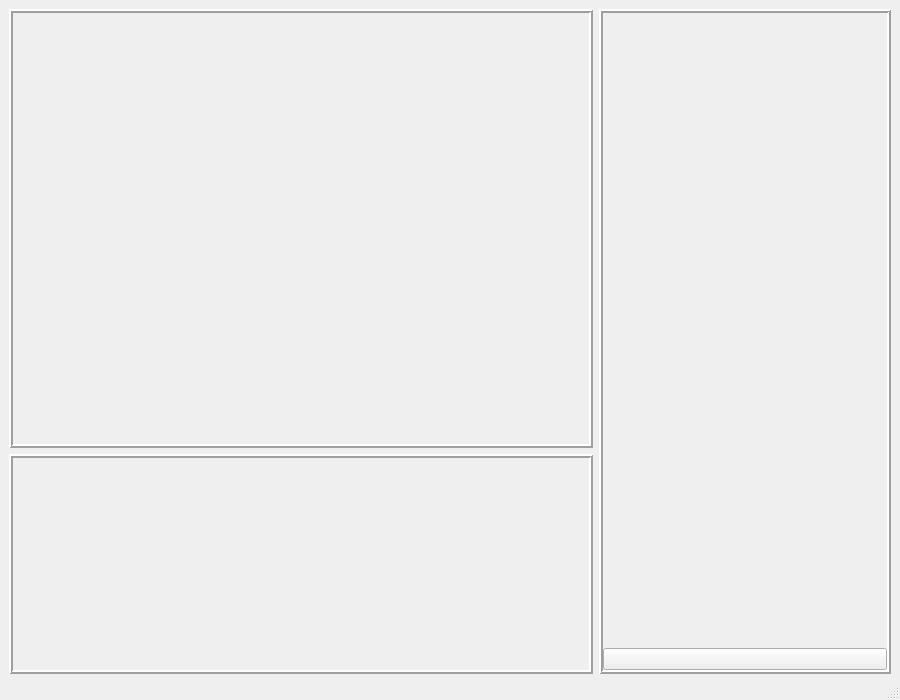
<?xml version="1.0" encoding="UTF-8"?>
<ui version="4.0">
 <class>l2sMainWindow</class>
 <widget class="QMainWindow" name="l2sMainWindow">
  <property name="geometry">
   <rect>
    <x>0</x>
    <y>0</y>
    <width>900</width>
    <height>700</height>
   </rect>
  </property>
  <property name="minimumSize">
   <size>
    <width>800</width>
    <height>600</height>
   </size>
  </property>
  <property name="windowTitle">
   <string notr="true">Learn 2 slither</string>
  </property>
  <property name="styleSheet">
   <string notr="true"/>
  </property>
  <widget class="QWidget" name="centralwidget">
   <property name="sizePolicy">
    <sizepolicy hsizetype="Expanding" vsizetype="Expanding">
     <horstretch>0</horstretch>
     <verstretch>0</verstretch>
    </sizepolicy>
   </property>
   <layout class="QHBoxLayout" name="mainHLayout">
    <property name="spacing">
     <number>6</number>
    </property>
    <property name="leftMargin">
     <number>9</number>
    </property>
    <property name="topMargin">
     <number>9</number>
    </property>
    <property name="rightMargin">
     <number>9</number>
    </property>
    <property name="bottomMargin">
     <number>4</number>
    </property>
    <item>
     <widget class="QWidget" name="centralWidgetLeft" native="true">
      <property name="sizePolicy">
       <sizepolicy hsizetype="Expanding" vsizetype="Expanding">
        <horstretch>2</horstretch>
        <verstretch>0</verstretch>
       </sizepolicy>
      </property>
      <property name="layoutDirection">
       <enum>Qt::LayoutDirection::LeftToRight</enum>
      </property>
      <layout class="QVBoxLayout" name="mainVlayoutLeft">
       <property name="spacing">
        <number>6</number>
       </property>
       <property name="leftMargin">
        <number>0</number>
       </property>
       <property name="topMargin">
        <number>0</number>
       </property>
       <property name="rightMargin">
        <number>0</number>
       </property>
       <property name="bottomMargin">
        <number>0</number>
       </property>
       <item>
        <widget class="QFrame" name="boardFrame">
         <property name="sizePolicy">
          <sizepolicy hsizetype="Preferred" vsizetype="Preferred">
           <horstretch>0</horstretch>
           <verstretch>4</verstretch>
          </sizepolicy>
         </property>
         <property name="frameShape">
          <enum>QFrame::Shape::Box</enum>
         </property>
         <property name="frameShadow">
          <enum>QFrame::Shadow::Raised</enum>
         </property>
         <property name="lineWidth">
          <number>2</number>
         </property>
         <layout class="QVBoxLayout" name="boardFrameLayout">
          <property name="spacing">
           <number>0</number>
          </property>
          <property name="leftMargin">
           <number>0</number>
          </property>
          <property name="topMargin">
           <number>0</number>
          </property>
          <property name="rightMargin">
           <number>0</number>
          </property>
          <property name="bottomMargin">
           <number>0</number>
          </property>
         </layout>
        </widget>
       </item>
       <item>
        <widget class="QFrame" name="stdOutFrame">
         <property name="sizePolicy">
          <sizepolicy hsizetype="Preferred" vsizetype="Preferred">
           <horstretch>0</horstretch>
           <verstretch>2</verstretch>
          </sizepolicy>
         </property>
         <property name="frameShape">
          <enum>QFrame::Shape::Box</enum>
         </property>
         <property name="frameShadow">
          <enum>QFrame::Shadow::Raised</enum>
         </property>
         <property name="lineWidth">
          <number>2</number>
         </property>
         <layout class="QVBoxLayout" name="stdOutFrameLayout">
          <property name="spacing">
           <number>0</number>
          </property>
          <property name="leftMargin">
           <number>0</number>
          </property>
          <property name="topMargin">
           <number>0</number>
          </property>
          <property name="rightMargin">
           <number>0</number>
          </property>
          <property name="bottomMargin">
           <number>0</number>
          </property>
         </layout>
        </widget>
       </item>
      </layout>
     </widget>
    </item>
    <item>
     <widget class="QFrame" name="agentsFrame">
      <property name="sizePolicy">
       <sizepolicy hsizetype="Preferred" vsizetype="Preferred">
        <horstretch>1</horstretch>
        <verstretch>0</verstretch>
       </sizepolicy>
      </property>
      <property name="frameShape">
       <enum>QFrame::Shape::Box</enum>
      </property>
      <property name="frameShadow">
       <enum>QFrame::Shadow::Raised</enum>
      </property>
      <property name="lineWidth">
       <number>2</number>
      </property>
      <layout class="QVBoxLayout" name="agentsFrameLayout">
       <property name="spacing">
        <number>0</number>
       </property>
       <property name="leftMargin">
        <number>0</number>
       </property>
       <property name="topMargin">
        <number>0</number>
       </property>
       <property name="rightMargin">
        <number>0</number>
       </property>
       <property name="bottomMargin">
        <number>0</number>
       </property>
       <item>
        <widget class="QLabel" name="agentsLabel">
         <property name="sizePolicy">
          <sizepolicy hsizetype="Ignored" vsizetype="Ignored">
           <horstretch>0</horstretch>
           <verstretch>2</verstretch>
          </sizepolicy>
         </property>
         <property name="text">
          <string/>
         </property>
         <property name="pixmap">
          <pixmap resource="resources.qrc">:/assets/snake_team_ai.jpeg</pixmap>
         </property>
         <property name="scaledContents">
          <bool>true</bool>
         </property>
        </widget>
       </item>
       <item>
        <widget class="QScrollArea" name="agentsScrollArea">
         <property name="sizePolicy">
          <sizepolicy hsizetype="Expanding" vsizetype="Expanding">
           <horstretch>0</horstretch>
           <verstretch>6</verstretch>
          </sizepolicy>
         </property>
         <property name="frameShape">
          <enum>QFrame::Shape::NoFrame</enum>
         </property>
         <property name="frameShadow">
          <enum>QFrame::Shadow::Plain</enum>
         </property>
         <property name="lineWidth">
          <number>0</number>
         </property>
         <property name="horizontalScrollBarPolicy">
          <enum>Qt::ScrollBarPolicy::ScrollBarAlwaysOff</enum>
         </property>
         <property name="widgetResizable">
          <bool>true</bool>
         </property>
         <widget class="QWidget" name="scrollAreaWidgetContents">
          <property name="geometry">
           <rect>
            <x>0</x>
            <y>0</y>
            <width>284</width>
            <height>451</height>
           </rect>
          </property>
         </widget>
        </widget>
       </item>
       <item>
        <widget class="QPushButton" name="createAgentButton">
         <property name="toolTip">
          <string>Create a new agent</string>
         </property>
         <property name="text">
          <string/>
         </property>
         <property name="icon">
          <iconset resource="resources.qrc">
           <normaloff>:/assets/create_snake_icon.png</normaloff>:/assets/create_snake_icon.png</iconset>
         </property>
         <property name="iconSize">
          <size>
           <width>30</width>
           <height>25</height>
          </size>
         </property>
         <property name="autoDefault">
          <bool>true</bool>
         </property>
         <property name="default">
          <bool>false</bool>
         </property>
         <property name="flat">
          <bool>false</bool>
         </property>
        </widget>
       </item>
      </layout>
     </widget>
    </item>
   </layout>
  </widget>
  <widget class="QMenuBar" name="menubar">
   <property name="geometry">
    <rect>
     <x>0</x>
     <y>0</y>
     <width>900</width>
     <height>23</height>
    </rect>
   </property>
  </widget>
  <widget class="QStatusBar" name="statusbar"/>
 </widget>
 <resources>
  <include location="resources.qrc"/>
 </resources>
 <connections/>
</ui>
